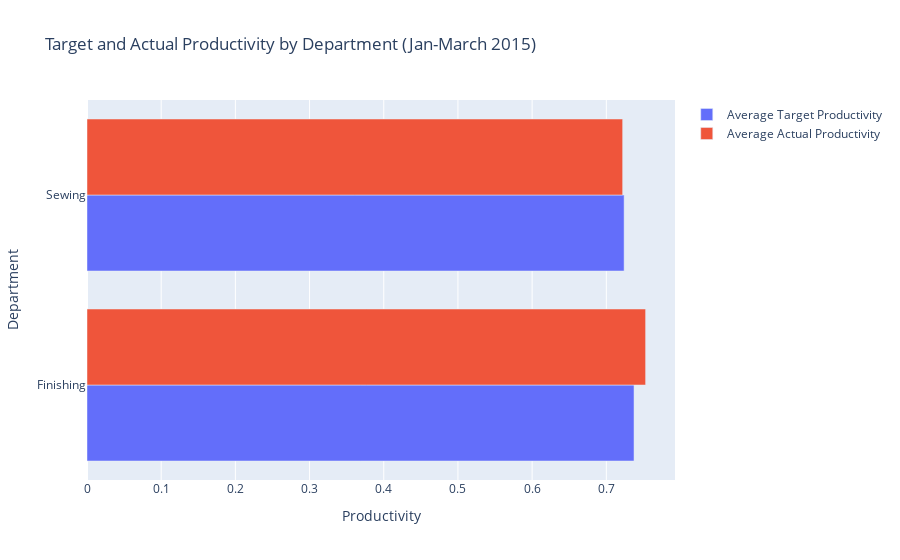

Write notebook code for a chart like this one.
### Code cell
dept_productivity_comparison = df[['department', 'targeted_productivity', 'actual_productivity']].copy()
dept_productivity_comparison = dept_productivity_comparison.groupby('department').mean().reset_index()

fig = go.Figure()
fig.add_trace(go.Bar(y=dept_productivity_comparison['department'],x=dept_productivity_comparison['targeted_productivity'],name='Average Target Productivity',orientation='h'))
fig.add_trace(go.Bar(y=dept_productivity_comparison['department'],x=dept_productivity_comparison['actual_productivity'],name='Average Actual Productivity',orientation='h'))

fig.update_layout(title='Target and Actual Productivity by Department (Jan-March 2015)',xaxis_title='Productivity',yaxis_title='Department',barmode='group',)
fig.show()

### Figure 1 — Plotly figure (JSON) as saved in the notebook; plotly's stock layout.template omitted (floating-point values rounded to 4 significant figures)
{"data": [{"name": "Average Target Productivity", "orientation": "h", "type": "bar", "x": [0.7374, 0.724], "y": ["Finishing", "Sewing"]}, {"name": "Average Actual Productivity", "orientation": "h", "type": "bar", "x": [0.753, 0.722], "y": ["Finishing", "Sewing"]}], "layout": {"barmode": "group", "title": {"text": "Target and Actual Productivity by Department (Jan-March 2015)"}, "xaxis": {"title": {"text": "Productivity"}}, "yaxis": {"title": {"text": "Department"}}}}
